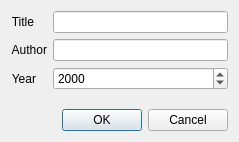
<?xml version="1.0" encoding="UTF-8"?>
<ui version="4.0">
 <class>AddBookDialog</class>
 <widget class="QDialog" name="AddBookDialog">
  <property name="geometry">
   <rect>
    <x>0</x>
    <y>0</y>
    <width>239</width>
    <height>142</height>
   </rect>
  </property>
  <property name="sizePolicy">
   <sizepolicy hsizetype="Expanding" vsizetype="Fixed">
    <horstretch>0</horstretch>
    <verstretch>0</verstretch>
   </sizepolicy>
  </property>
  <property name="windowTitle">
   <string>Add Book</string>
  </property>
  <layout class="QVBoxLayout" name="verticalLayout">
   <item>
    <layout class="QFormLayout" name="formLayout">
     <item row="0" column="0">
      <widget class="QLabel" name="titleLabel">
       <property name="text">
        <string>Title</string>
       </property>
       <property name="alignment">
        <set>Qt::AlignRight|Qt::AlignTrailing|Qt::AlignVCenter</set>
       </property>
      </widget>
     </item>
     <item row="0" column="1">
      <widget class="QLineEdit" name="titleEdit"/>
     </item>
     <item row="1" column="0">
      <widget class="QLabel" name="authorLabel">
       <property name="text">
        <string>Author</string>
       </property>
       <property name="alignment">
        <set>Qt::AlignRight|Qt::AlignTrailing|Qt::AlignVCenter</set>
       </property>
      </widget>
     </item>
     <item row="1" column="1">
      <widget class="QLineEdit" name="authorEdit"/>
     </item>
     <item row="2" column="0">
      <widget class="QLabel" name="yearLabel">
       <property name="text">
        <string>Year</string>
       </property>
       <property name="alignment">
        <set>Qt::AlignRight|Qt::AlignTrailing|Qt::AlignVCenter</set>
       </property>
      </widget>
     </item>
     <item row="2" column="1">
      <widget class="QDateEdit" name="yearEdit">
       <property name="displayFormat">
        <string>yyyy</string>
       </property>
      </widget>
     </item>
    </layout>
   </item>
   <item>
    <widget class="QDialogButtonBox" name="buttonBox">
     <property name="orientation">
      <enum>Qt::Horizontal</enum>
     </property>
     <property name="standardButtons">
      <set>QDialogButtonBox::Cancel|QDialogButtonBox::Ok</set>
     </property>
    </widget>
   </item>
  </layout>
 </widget>
 <resources/>
 <connections>
  <connection>
   <sender>buttonBox</sender>
   <signal>accepted()</signal>
   <receiver>AddBookDialog</receiver>
   <slot>accept()</slot>
   <hints>
    <hint type="sourcelabel">
     <x>238</x>
     <y>134</y>
    </hint>
    <hint type="destinationlabel">
     <x>157</x>
     <y>168</y>
    </hint>
   </hints>
  </connection>
  <connection>
   <sender>buttonBox</sender>
   <signal>rejected()</signal>
   <receiver>AddBookDialog</receiver>
   <slot>reject()</slot>
   <hints>
    <hint type="sourcelabel">
     <x>260</x>
     <y>140</y>
    </hint>
    <hint type="destinationlabel">
     <x>286</x>
     <y>168</y>
    </hint>
   </hints>
  </connection>
 </connections>
</ui>
